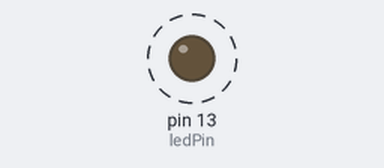
Bench run of a sketch on a simulated Arduino Uno, built with avr-gcc and run on an emulated ATmega328P. Parts: output pins drawn as LEDs (lit = HIGH). Dashed ring = blinking.

Above: at 0.5 s.
Timing chart, 0 to 4.6 s (numbered marks = the images above):
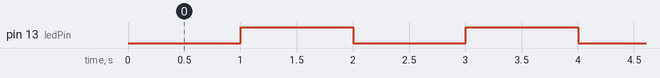

Measured:
- by itself, pin 13 (ledPin): alternates HIGH for 1.0 s and LOW for 1.0 s

The sketch:

blinkyWithoutDelay.ino
```cpp
// constants won't change. Used here to
// set pin numbers:
const int ledPin =  13;      // the number of the LED pin

// Variables will change:
int ledState = LOW;             // ledState used to set the LED
long previousMillis = 0;        // will store last time LED was updated

// the follow variables is a long because the time, measured in miliseconds,
// will quickly become a bigger number than can be stored in an int.
long interval = 1000;           // interval at which to blink (milliseconds)

void setup() {
  // set the digital pin as output:
  pinMode(ledPin, OUTPUT);
}

void loop()
{
  // here is where you'd put code that needs to be running all the time.

  // check to see if it's time to blink the LED; that is, if the
  // difference between the current time and last time you blinked
  // the LED is bigger than the interval at which you want to
  // blink the LED.
  unsigned long currentMillis = millis();

  if(currentMillis - previousMillis > interval) {
    // save the last time you blinked the LED
    previousMillis = currentMillis;

    // if the LED is off turn it on and vice-versa:
    if (ledState == LOW)
      ledState = HIGH;
    else
      ledState = LOW;

    // set the LED with the ledState of the variable:
    digitalWrite(ledPin, ledState);
  }
}
```
